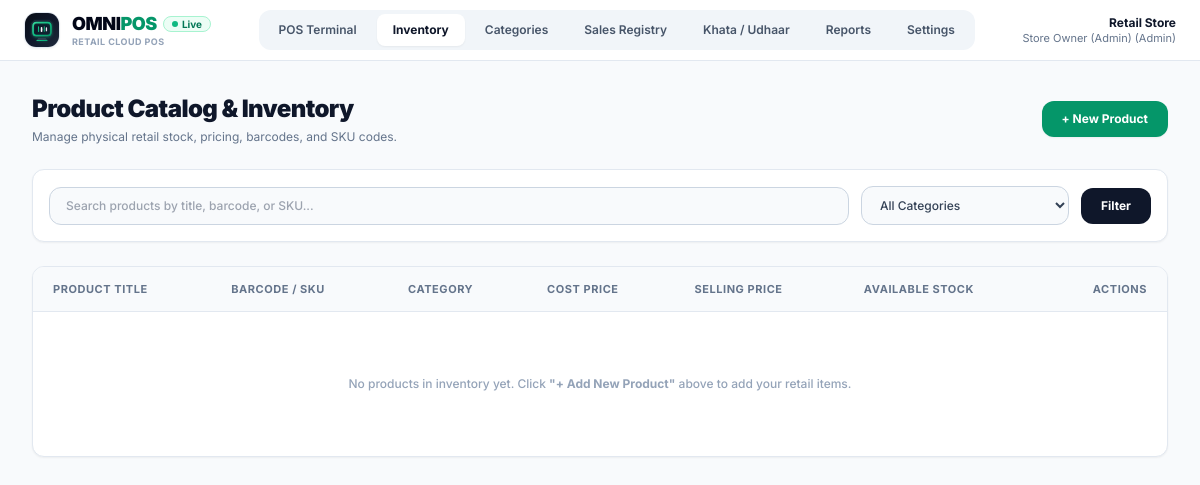
/products.php, run on the app's committed database.
### tables this page shows
CREATE TABLE IF NOT EXISTS `settings` (
    `id` INT AUTO_INCREMENT PRIMARY KEY,
    `key` VARCHAR(100) NOT NULL UNIQUE,
    `value` TEXT NULL,
    `updated_at` TIMESTAMP DEFAULT CURRENT_TIMESTAMP ON UPDATE CURRENT_TIMESTAMP
);

CREATE TABLE IF NOT EXISTS `users` (
    `id` INT AUTO_INCREMENT PRIMARY KEY,
    `name` VARCHAR(100) NOT NULL,
    `username` VARCHAR(50) NOT NULL UNIQUE,
    `password` VARCHAR(255) NOT NULL,
    `role` ENUM('admin', 'cashier') DEFAULT 'cashier',
    `created_at` TIMESTAMP DEFAULT CURRENT_TIMESTAMP
);

### config/database.php (called while the page is built, shortened)
<?php
function getDBConnection($includeDb = true) {
    try {
        $dsn = "mysql:host=" . DB_HOST . ";port=" . DB_PORT . ";charset=utf8mb4";
        if ($includeDb) {
            $dsn .= ";dbname=" . DB_NAME;
        }
        $pdo = new PDO($dsn, DB_USER, DB_PASS, [
            PDO::ATTR_ERRMODE            => PDO::ERRMODE_EXCEPTION,
            PDO::ATTR_DEFAULT_FETCH_MODE => PDO::FETCH_ASSOC,
            PDO::ATTR_EMULATE_PREPARES   => false,
        ]);
        return $pdo;
    } catch (PDOException $e) {
        if (!$includeDb) {
            die("Database server connection failed: " . $e->getMessage());
        }
        return false;
    }
}
$pdo = getDBConnection(true);
function getSetting($key, $default = '') {
    global $pdo;
    try {
        $stmt = $pdo->prepare("SELECT `value` FROM settings WHERE `key` = ? LIMIT 1");
        $stmt->execute([$key]);
        $row = $stmt->fetch();
        return $row ? $row['value'] : $default;
    } catch (Exception $e) {
        return $default;
    }
}

### includes/auth.php (called while the page is built, shortened)
<?php
require_once __DIR__ . '/../config/database.php';
if (!isset($_SESSION['user_id'])) {
    if ($pdo) {
        try {
            $stmt = $pdo->query("SELECT * FROM users WHERE username = 'admin' LIMIT 1");
        } catch (Exception $e) {}
    }
}
function currentUser() {
    return [
        'id'   => $_SESSION['user_id'] ?? 1,
        'name' => $_SESSION['user_name'] ?? 'Admin User',
        'role' => $_SESSION['user_role'] ?? 'admin'
    ];
}

### products.php (the view, shortened to what this page needs)
<?php
require_once __DIR__ . '/config/database.php';
require_once __DIR__ . '/includes/header.php';
$search = trim($_GET['q'] ?? '');
$query = "SELECT p.*, c.name as category_name FROM products p LEFT JOIN categories c ON p.category_id = c.id WHERE p.is_active = 1";
$params = [];
$query .= " ORDER BY p.id DESC";
$stmt = $pdo->prepare($query);
$stmt->execute($params);
$productList = $stmt->fetchAll();
?>
<div class="flex-1 p-8 w-full overflow-y-auto bg-slate-50">
    <div class="flex flex-col sm:flex-row sm:items-center justify-between gap-4 mb-6">
        <div>
            <h1 class="text-2xl font-black text-slate-900 tracking-tight">Product Catalog & Inventory</h1>
            <p class="text-xs text-slate-500 mt-1">Manage physical retail stock, pricing, barcodes, and SKU codes.</p>
        </div>
        <button type="button" onclick="openProductModal()" class="px-5 py-2.5 rounded-xl bg-emerald-600 hover:bg-emerald-700 text-white font-bold text-xs transition shadow-sm">
            + New Product
        </button>
    </div>
    <form method="GET" class="p-4 rounded-xl bg-white border border-slate-200 flex flex-wrap items-center justify-between gap-3 mb-6 shadow-sm">
        <div class="flex-1 min-w-[240px]">
            <input
                type="text"
                name="q"
                value="<?php echo htmlspecialchars($search); ?>"
                placeholder="Search products by title, barcode, or SKU..."
                class="w-full px-4 py-2.5 rounded-xl bg-slate-50 border border-slate-300 text-slate-900 text-xs focus:outline-none focus:border-emerald-600 font-medium"
            >
        </div>
        <div class="w-52">
            <select name="cat" onchange="this.form.submit()" class="w-full px-3.5 py-2.5 rounded-xl bg-slate-50 border border-slate-300 text-slate-700 text-xs focus:outline-none font-medium">
                <option value="0">All Categories</option>
            </select>
        </div>
        <button type="submit" class="px-5 py-2.5 rounded-xl bg-slate-900 hover:bg-slate-800 text-white font-bold text-xs transition">
            Filter
        </button>
    </form>
    <div class="rounded-xl bg-white border border-slate-200 overflow-hidden shadow-sm">
        <div class="overflow-x-auto">
            <table class="w-full text-left text-xs">
                <thead>
                    <tr class="bg-slate-50 text-slate-500 border-b border-slate-200 text-[11px] uppercase tracking-wider font-bold">
                        <th class="py-3.5 px-5">Product Title</th>
                        <th class="py-3.5 px-5">Barcode / SKU</th>
                        <th class="py-3.5 px-5">Category</th>
                        <th class="py-3.5 px-5">Cost Price</th>
                        <th class="py-3.5 px-5">Selling Price</th>
                        <th class="py-3.5 px-5">Available Stock</th>
                        <th class="py-3.5 px-5 text-right">Actions</th>
                    </tr>
                </thead>
                <tbody class="divide-y divide-slate-100">
                    <?php if (empty($productList)): ?>
                        <tr>
                            <td colspan="7" class="py-16 text-center text-slate-400 font-medium">
                                No products in inventory yet. Click <strong>"+ Add New Product"</strong> above to add your retail items.
                            </td>
                        </tr>
                    <?php endif; ?>
                </tbody>
            </table>
        </div>
    </div>
</div>
<?php require_once __DIR__ . '/includes/footer.php'; ?>

### includes/header.php (shortened to what this page needs)
<?php
require_once __DIR__ . '/auth.php';
require_once __DIR__ . '/../config/database.php';
$storeName   = getSetting('store_name', 'Omni Retail Mart');
$user        = currentUser();
$currentPage = basename($_SERVER['PHP_SELF']);
?>
<!DOCTYPE html>
<html lang="en">
<head>
    <script src="https://cdn.tailwindcss.com"></script>
    <link rel="stylesheet" href="assets/css/pos.css">
</head>
<body class="bg-slate-50 text-slate-900 font-sans min-h-screen flex flex-col antialiased">
    <header class="bg-white border-b border-slate-200 sticky top-0 z-40">
        <div class="px-6 py-2.5 flex items-center justify-between gap-4 w-full">
            <div class="flex items-center gap-3 shrink-0">
                <a href="index.php" class="flex items-center gap-3 group">
                    <img src="assets/images/icon.svg" alt="OmniPOS Icon" class="w-9 h-9 rounded-xl shadow-sm border border-slate-200 group-hover:scale-105 transition shrink-0">
                    <div>
                        <div class="flex items-center gap-1.5">
                            <span class="font-black text-slate-950 text-lg tracking-tight leading-none">OMNI<span class="text-emerald-600">POS</span></span>
                            <span class="inline-flex items-center gap-1 px-2 py-0.5 rounded-full text-[10px] font-bold bg-emerald-50 text-emerald-700 border border-emerald-200 leading-none">
                                <span class="w-1.5 h-1.5 rounded-full bg-emerald-500"></span> Live
                            </span>
                        </div>
                        <div class="text-[9px] font-bold uppercase tracking-wider text-slate-400 mt-1 leading-none">Retail Cloud POS</div>
                    </div>
                </a>
            </div>
            <nav class="hidden md:flex items-center gap-1 bg-slate-100 p-1 rounded-xl text-xs font-semibold">
                <a href="index.php" class="px-4 py-2 rounded-lg transition <?php echo $currentPage === 'index.php' ? 'bg-white text-slate-900 shadow-sm font-bold' : 'text-slate-600 hover:text-slate-900'; ?>">
                    POS Terminal
                </a>
                <a href="products.php" class="px-4 py-2 rounded-lg transition <?php echo $currentPage === 'products.php' ? 'bg-white text-slate-900 shadow-sm font-bold' : 'text-slate-600 hover:text-slate-900'; ?>">
                    Inventory
                </a>
                <a href="categories.php" class="px-4 py-2 rounded-lg transition <?php echo $currentPage === 'categories.php' ? 'bg-white text-slate-900 shadow-sm font-bold' : 'text-slate-600 hover:text-slate-900'; ?>">
                    Categories
                </a>
                <a href="sales.php" class="px-4 py-2 rounded-lg transition <?php echo $currentPage === 'sales.php' ? 'bg-white text-slate-900 shadow-sm font-bold' : 'text-slate-600 hover:text-slate-900'; ?>">
                    Sales Registry
                </a>
                <a href="customers.php" class="px-4 py-2 rounded-lg transition <?php echo $currentPage === 'customers.php' ? 'bg-white text-slate-900 shadow-sm font-bold' : 'text-slate-600 hover:text-slate-900'; ?>">
                    Khata / Udhaar
                </a>
                <a href="dashboard.php" class="px-4 py-2 rounded-lg transition <?php echo $currentPage === 'dashboard.php' ? 'bg-white text-slate-900 shadow-sm font-bold' : 'text-slate-600 hover:text-slate-900'; ?>">
                    Reports
                </a>
                <a href="settings.php" class="px-4 py-2 rounded-lg transition <?php echo $currentPage === 'settings.php' ? 'bg-white text-slate-900 shadow-sm font-bold' : 'text-slate-600 hover:text-slate-900'; ?>">
                    Settings
                </a>
            </nav>
            <div class="flex items-center gap-3">
                <div class="text-right text-xs">
                    <div class="font-bold text-slate-900 leading-tight"><?php echo htmlspecialchars($storeName); ?></div>
                    <div class="text-[11px] text-slate-500 capitalize"><?php echo htmlspecialchars($user['name']); ?> (<?php echo htmlspecialchars($user['role']); ?>)</div>
                </div>
            </div>
        </div>
    </header>
    <main class="flex-1 flex flex-col w-full">

### assets/css/pos.css (style rules this page uses)
:root { --bg-page: #f8fafc; --bg-surface: #ffffff; --border-color: #e2e8f0; --text-primary: #0f172a; --text-secondary: #475569; --text-muted: #94a3b8; --brand-primary: #059669; --brand-hover: #047857; --brand-light: #ecfdf5; }
body { background-color: var(--bg-page); color: var(--text-primary); font-feature-settings: "cv02", "cv03", "cv04", "cv11"; }

### data on the page
settings: value "Retail Store"
users: name "Store Owner (Admin)", role "Admin"
